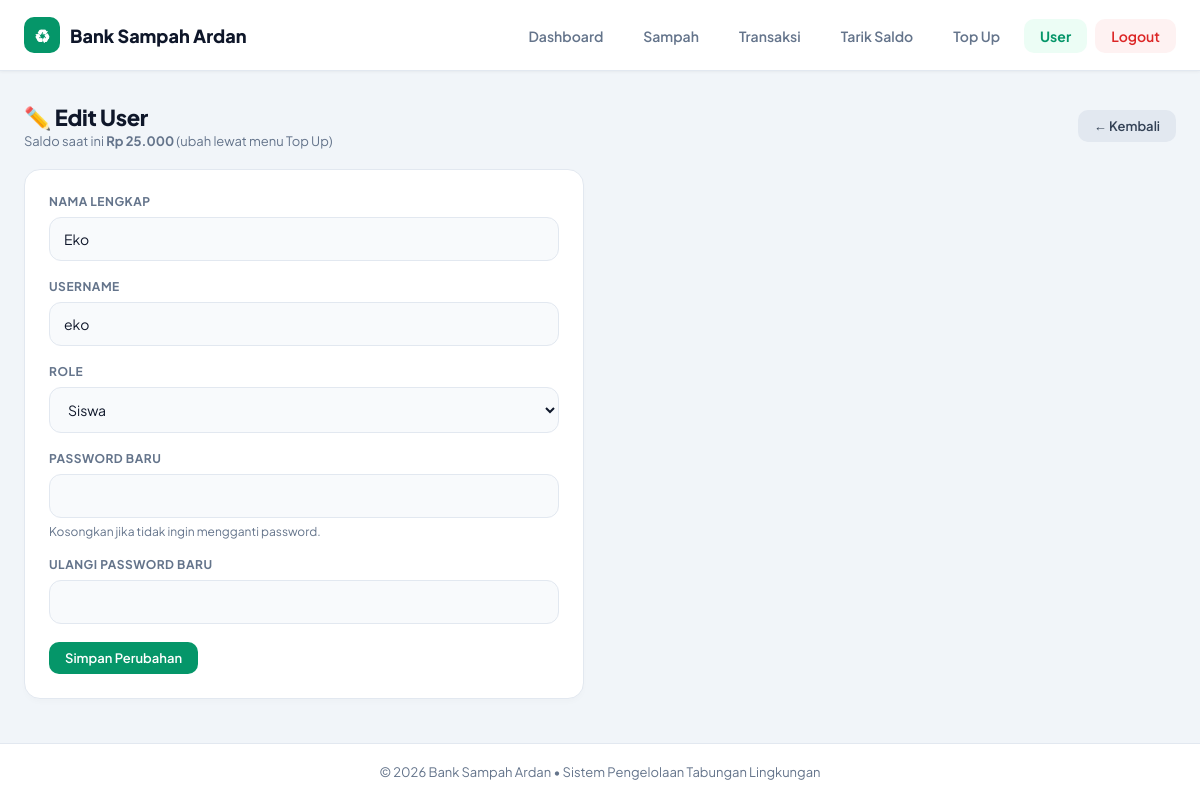
/user/edit.php?id=1 (signed in), run on the app's committed database.
### tables this page shows
CREATE TABLE `users` (
  `id_user` int(11) NOT NULL,
  `nama` varchar(100) NOT NULL,
  `username` varchar(50) NOT NULL,
  `password` varchar(255) NOT NULL,
  `role` enum('siswa','guru','pengepul','admin') NOT NULL,
  `saldo` bigint(200) NOT NULL
);

### cek_login.php (called while the page is built, shortened)
<?php
function e($teks)
{
    return htmlspecialchars((string) $teks, ENT_QUOTES, "UTF-8");
}
function rp($angka)
{
    return "Rp " . number_format((float) $angka, 0, ",", ".");
}
function daftar_role($koneksi)
{
    $res = mysqli_query($koneksi, "SHOW COLUMNS FROM users LIKE 'role'");
    $row = $res ? mysqli_fetch_assoc($res) : null;
    if ($row && preg_match_all("/'([^']+)'/", $row["Type"], $m)) {
        return $m[1];
    }
    return ["admin", "nasabah"];
}

### user/edit.php (the view, shortened to what this page needs)
<?php
$base = "../";
require $base . "cek_login.php";
require $base . "layout.php";
$roles = daftar_role($koneksi);
$id = (int) ($_POST["id_user"] ?? $_GET["id"] ?? 0);
$stmt = mysqli_prepare($koneksi, "SELECT * FROM users WHERE id_user = ? LIMIT 1");
mysqli_stmt_bind_param($stmt, "i", $id);
mysqli_stmt_execute($stmt);
$target = mysqli_fetch_assoc(mysqli_stmt_get_result($stmt));
$in = ["nama" => $target["nama"], "username" => $target["username"], "role" => $target["role"]];
?>
<div class="page-head">
    <div>
        <h1>✏️ Edit User</h1>
        <p>Saldo saat ini <strong><?= rp($target["saldo"]) ?></strong> (ubah lewat menu Top Up)</p>
    </div>
    <a href="index.php" class="btn btn-secondary">&larr; Kembali</a>
</div>
<div class="form-card" style="max-width:560px;">
    <form method="POST" action="edit.php" autocomplete="off">
        <div class="form-group">
            <label for="nama">Nama Lengkap</label>
            <input type="text" id="nama" name="nama" class="form-control" maxlength="100" value="<?= e($in["nama"]) ?>" required>
        </div>
        <div class="form-group">
            <label for="username">Username</label>
            <input type="text" id="username" name="username" class="form-control" maxlength="50" value="<?= e($in["username"]) ?>" required>
        </div>
        <div class="form-group">
            <label for="role">Role</label>
            <select id="role" name="role" class="form-control" required>
                <?php foreach ($roles as $r): ?>
                    <option value="<?= e($r) ?>" <?= $in["role"] === $r ? "selected" : "" ?>><?= e(ucfirst($r)) ?></option>
                <?php endforeach; ?>
            </select>
        </div>
        <div class="form-group">
            <label for="password">Password Baru</label>
            <input type="password" id="password" name="password" class="form-control" autocomplete="new-password">
            <div class="form-hint">Kosongkan jika tidak ingin mengganti password.</div>
        </div>
        <div class="form-group">
            <label for="konfirmasi">Ulangi Password Baru</label>
            <input type="password" id="konfirmasi" name="konfirmasi" class="form-control" autocomplete="new-password">
        </div>
        <button type="submit" class="btn btn-primary">Simpan Perubahan</button>
    </form>
</div>

### layout.php (style rules this page uses)
:root { --bg-main: #f1f5f9; --navbar-bg: #ffffff; --text-dark: #0f172a; --text-muted: #64748b; --primary: #059669; --primary-light: #ecfdf5; --border: #e2e8f0; }
* { margin: 0; padding: 0; box-sizing: border-box; font-family: 'Plus Jakarta Sans', sans-serif; }
body { background-color: var(--bg-main); color: var(--text-dark); min-height: 100vh; display: flex; flex-direction: column; }
.table-card, .form-card { background: #ffffff; border: 1px solid var(--border); border-radius: 16px; padding: 24px; box-shadow: 0 4px 6px -1px rgba(0, 0, 0, 0.02); margin-top: 20px; }
.btn { padding: 8px 16px; border-radius: 10px; font-weight: 600; font-size: 13px; text-decoration: none; display: inline-block; border: none; cursor: pointer; transition: all 0.2s ease; }
.btn-primary { background: var(--primary); color: #ffffff; }
.page-head { display: flex; align-items: center; justify-content: space-between; gap: 12px; flex-wrap: wrap; }
.page-head h1 { font-size: 22px; font-weight: 800; letter-spacing: -0.3px; }
.page-head p { font-size: 13px; color: var(--text-muted); margin-top: 2px; }
.form-group { margin-bottom: 18px; }
.form-group label { display: block; font-size: 12px; font-weight: 700; text-transform: uppercase; letter-spacing: 0.5px; color: var(--text-muted); margin-bottom: 8px; }
.form-control { width: 100%; padding: 12px 14px; border: 1.5px solid var(--border); border-radius: 12px; font-size: 14px; color: var(--text-dark); outline: none; background: #f8fafc; transition: all 0.2s ease; }
.form-hint { font-size: 12px; color: var(--text-muted); margin-top: 6px; }
.btn-secondary { background: #e2e8f0; color: #334155; }

### data on the page
users: saldo "Rp 25.000", nama "Eko", username "eko", role "Siswa"
